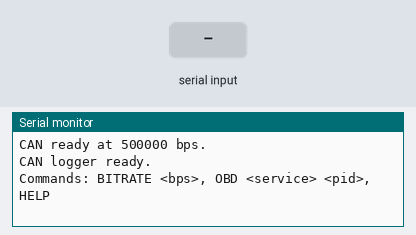
Recording of a sketch running on a simulated Arduino Uno, built with avr-gcc and run on an emulated ATmega328P. On the bench: the last lines printed to the serial monitor. The inputs (shaded band) are chosen by the test bench.

Above: at 1.2 s.
1.3 s: "BITRATE\n" received over Serial
At 1.6 s:
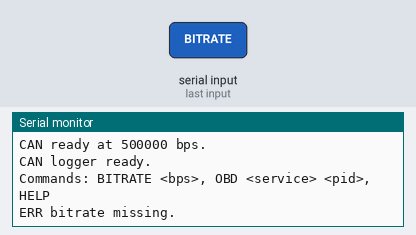
2.8 s: "OBD\n" received over Serial
At 4.0 s:
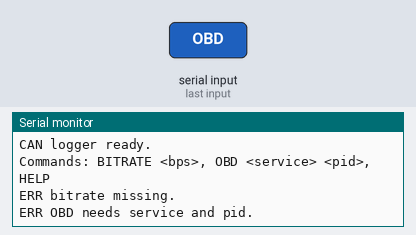
4.3 s: "0\n" received over Serial
At 5.1 s:
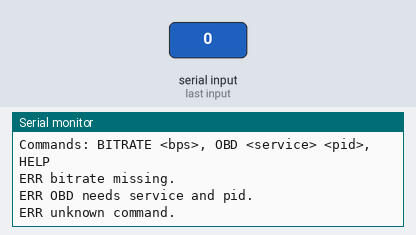

The sketch:

arduino_can_logger.ino
```cpp
#include <CAN.h>
#include <ctype.h>
#include <string.h>

// Simple CAN logger with a serial control channel.
// The host software sets the desired bitrate and can request OBD frames.

static const unsigned long kSerialBaud = 115200;
static unsigned long currentBitrate = 500000;
static bool canReady = false;

static char inputBuffer[64];
static size_t inputLen = 0;

void setup() {
  Serial.begin(kSerialBaud);
  while (!Serial) {
    delay(10);
  }

  initCan(currentBitrate);

  Serial.println("CAN logger ready.");
  Serial.println("Commands: BITRATE <bps>, OBD <service> <pid>, HELP");
}

void loop() {
  handleSerial();

  int packetSize = CAN.parsePacket();
  if (!packetSize) {
    return;
  }

  Serial.print("ID 0x");
  Serial.print(CAN.packetId(), HEX);
  Serial.print(" DLC ");
  Serial.print(packetSize);
  Serial.print(" Data ");

  while (CAN.available()) {
    int byteValue = CAN.read();
    if (byteValue < 0x10) {
      Serial.print('0');
    }
    Serial.print(byteValue, HEX);
    Serial.print(' ');
  }
  Serial.println();
}

void handleSerial() {
  while (Serial.available()) {
    char c = static_cast<char>(Serial.read());
    if (c == '\n' || c == '\r') {
      if (inputLen > 0) {
        inputBuffer[inputLen] = '\0';
        processCommand(inputBuffer);
        inputLen = 0;
      }
      continue;
    }
    if (inputLen < sizeof(inputBuffer) - 1) {
      inputBuffer[inputLen++] = c;
    }
  }
}

void processCommand(char *line) {
  while (*line == ' ') {
    line++;
  }
  if (*line == '\0') {
    return;
  }

  char *command = strtok(line, " ");
  if (!command) {
    return;
  }
  toUpper(command);

  if (strcmp(command, "BITRATE") == 0) {
    char *rateToken = strtok(NULL, " ");
    if (!rateToken) {
      Serial.println("ERR bitrate missing.");
      return;
    }
    unsigned long rate = strtoul(rateToken, NULL, 10);
    if (rate == 0) {
      Serial.println("ERR invalid bitrate.");
      return;
    }
    initCan(rate);
    return;
  }

  if (strcmp(command, "OBD") == 0) {
    char *serviceToken = strtok(NULL, " ");
    char *pidToken = strtok(NULL, " ");
    uint8_t service = 0;
    uint8_t pid = 0;

    if (!serviceToken) {
      Serial.println("ERR OBD needs service and pid.");
      return;
    }

    if (!pidToken && strlen(serviceToken) == 4) {
      if (!parseHexByte(serviceToken, &service) ||
          !parseHexByte(serviceToken + 2, &pid)) {
        Serial.println("ERR invalid OBD hex.");
        return;
      }
    } else {
      if (!parseHexByte(serviceToken, &service) || !parseHexByte(pidToken, &pid)) {
        Serial.println("ERR invalid OBD hex.");
        return;
      }
    }

    sendObdRequest(service, pid);
    return;
  }

  if (strcmp(command, "HELP") == 0) {
    Serial.println("Commands: BITRATE <bps>, OBD <service> <pid>, HELP");
    return;
  }

  Serial.println("ERR unknown command.");
}

void initCan(unsigned long bitrate) {
  CAN.end();
  delay(10);
  if (!CAN.begin(bitrate)) {
    canReady = false;
    Serial.println("CAN init failed.");
    return;
  }
  canReady = true;
  currentBitrate = bitrate;
  Serial.print("CAN ready at ");
  Serial.print(currentBitrate);
  Serial.println(" bps.");
}

void sendObdRequest(uint8_t service, uint8_t pid) {
  if (!canReady) {
    Serial.println("ERR CAN not ready.");
    return;
  }
  uint8_t payload[8] = {2, service, pid, 0, 0, 0, 0, 0};
  CAN.beginPacket(0x7DF);
  for (int i = 0; i < 8; i++) {
    CAN.write(payload[i]);
  }
  CAN.endPacket();
  Serial.print("OBD sent ");
  Serial.print(service, HEX);
  Serial.print(' ');
  Serial.println(pid, HEX);
}

bool parseHexByte(const char *text, uint8_t *value) {
  if (!text || !value) {
    return false;
  }
  if (text[0] == '0' && (text[1] == 'x' || text[1] == 'X')) {
    text += 2;
  }
  if (!isxdigit(text[0]) || !isxdigit(text[1])) {
    return false;
  }
  char buffer[3];
  buffer[0] = text[0];
  buffer[1] = text[1];
  buffer[2] = '\0';
  *value = static_cast<uint8_t>(strtoul(buffer, NULL, 16));
  return true;
}

void toUpper(char *text) {
  while (text && *text) {
    *text = static_cast<char>(toupper(*text));
    text++;
  }
}
```

Measured:
- after the input at 1.3 s, the serial monitor: prints a new line at once (image 1)
- after the input at 2.8 s, the serial monitor: prints a new line at once (image 2)
- after the input at 4.3 s, the serial monitor: prints a new line at once (image 3)
